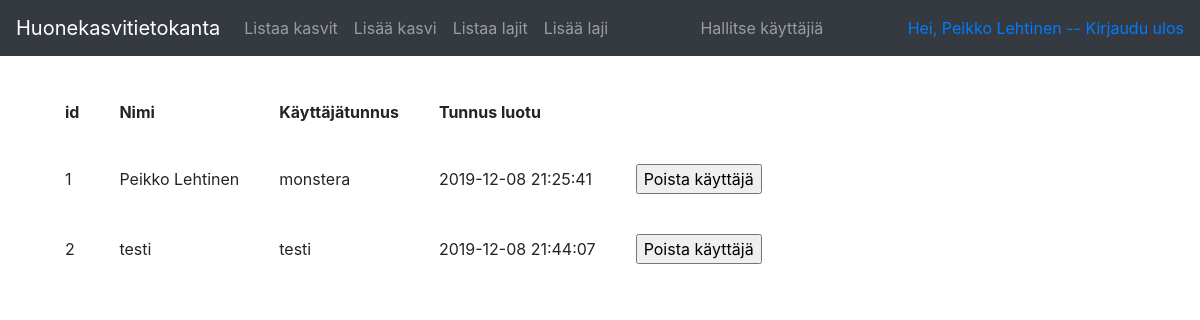
The app's page /auth (signed in), older data.
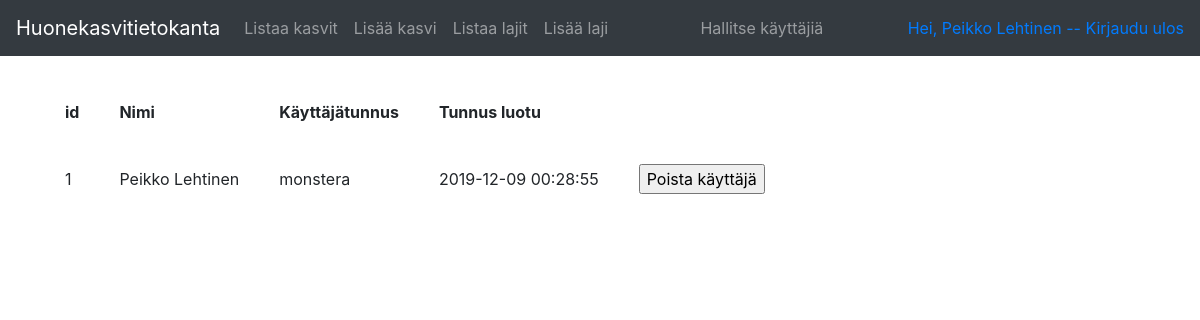
The same page, newer data.
### application/auth/models.py (models this page shows, shortened)
class User(db.Model):
    __tablename__ = "account"
    id = db.Column(db.Integer, primary_key=True)
    date_created = db.Column(db.DateTime, default=db.func.current_timestamp())
    date_modified = db.Column(db.DateTime, default=db.func.current_timestamp(),
                              onupdate=db.func.current_timestamp())
    name = db.Column(db.String(144), nullable=False)
    username = db.Column(db.String(144), nullable=False)
    password = db.Column(db.String(144), nullable=False)
    plants = db.relationship("Plant", backref='account', lazy=True)

### application/auth/views.py (the view)
@app.route("/auth", methods=["GET"])
@login_required
def auth_index():
    return render_template("auth/list.html", auth = User.query.all())

### application/__init__.py (called while the page is built)
@login_manager.user_loader
def load_user(user_id):
    return User.query.get(user_id)

### application/templates/auth/list.html
{% extends "layout.html" %}
{% block body %}
  <table cellpadding="20">
    <tr>
      <th>id</th>
      <th>Nimi</th>
      <th>Käyttäjätunnus</th>
      <th>Tunnus luotu</th>
    </tr>
    {% for account in auth %}
    <tr>
      <td>{{ account.id }}</td>
      <td>{{ account.name }}</td>
      <td>{{ account.username }}</td>
      <td>{{ account.date_created }}</td>
            <td>
                <form method="POST" action="{{ url_for('auth_delete', account_id=account.id) }}">
                  <input type="submit" value="Poista käyttäjä"/>
                </form>
                    </td>
    </tr>
    {% endfor %}
  </table>
{% endblock %}

### application/templates/layout.html (shortened to what this page needs)
<!DOCTYPE html>
<html>
  <head>
    <link rel="stylesheet" href="https://maxcdn.bootstrapcdn.com/bootstrap/4.0.0/css/bootstrap.min.css">
  </head>
  <body>
      <nav class="navbar navbar-expand-md navbar-dark bg-dark mb-4">
          <a class="navbar-brand" href="{{url_for('index')}}">Huonekasvitietokanta</a>
          {% if current_user.is_authenticated %}
          <div class="collapse navbar-collapse" id="navbarCollapse">
                  <ul class="navbar-nav mr-auto">
                    <li class="nav-item">
                      <a class="nav-link" href="{{ url_for('plants_index') }} ">Listaa kasvit</a>
                    </li>
                    <li class="nav-item">
                      <a class="nav-link" href="{{ url_for('plants_form') }} ">Lisää kasvi</a>
                    </li>
                    <li class="nav-item">
                        <a class="nav-link" href="{{ url_for('species_index') }} ">Listaa lajit</a>
                      </li>
                      <li class="nav-item">
                          <a class="nav-link" href="{{ url_for('species_form') }} ">Lisää laji</a>
                        </li>
                  </ul>
                  <ul class="navbar-nav mr-auto">
                      <li class="nav-item">
                          <a class="nav-link" href="{{ url_for('auth_index') }} ">Hallitse käyttäjiä</a>
                        </li>
                    </ul>
                  {% endif %}
                  <div class="form-inline mt-2 mt-md-0">
              {% if current_user.is_authenticated %}
              <a href="{{ url_for('auth_logout') }}">Hei, {{ current_user.name }} -- Kirjaudu ulos</a>
              {% else %}
              </li><a class= "nav-link" href="{{ url_for('auth_login') }}">Kirjaudu sisään</a>
              <a class="nav-link" href="{{ url_for('auth_new') }}">Luo tunnus</a>
              {% endif %}
                  </div>
          </div>
              </nav>
<main role="main" class="container">
    {% block body %}{% endblock %}
  </body>
</html>

Row changes from the older to the newer data that the page shows:
removed User: id "2", name "testi", username "testi", date_created "2019-12-08 21:44:07"
changed User "Peikko Lehtinen": date_created "2019-12-08 21:25:41" → "2019-12-09 00:28:55"
